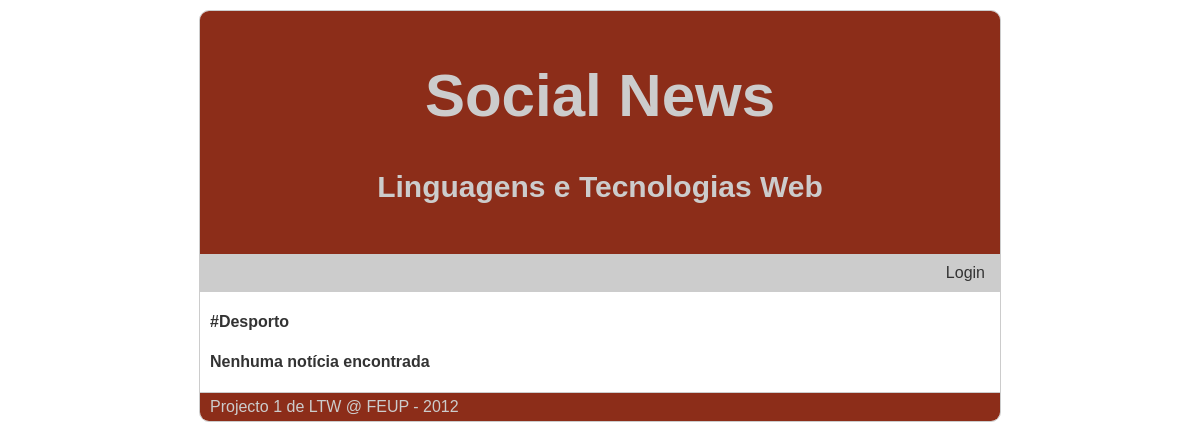
Page /?tag=Desporto on the earlier database version.
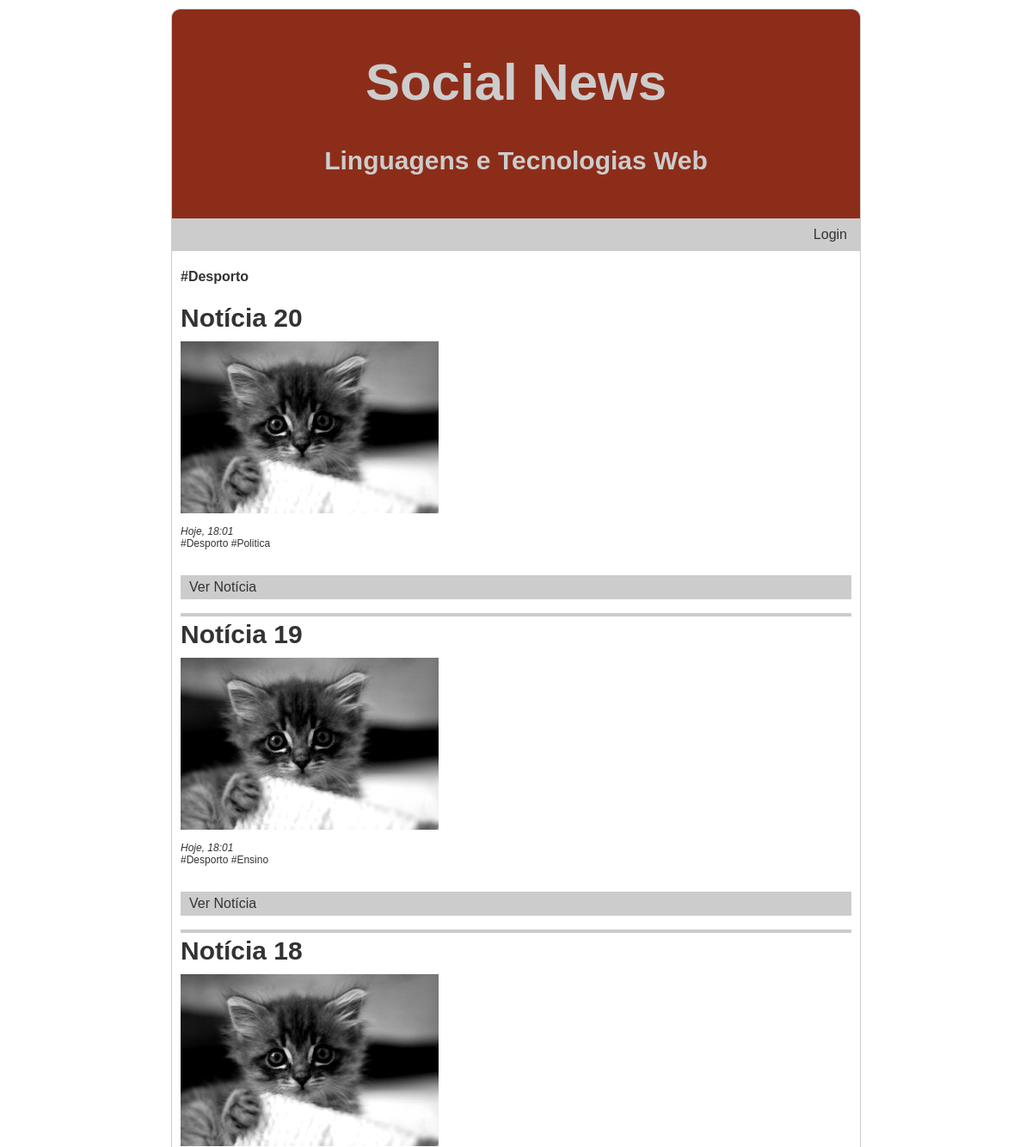
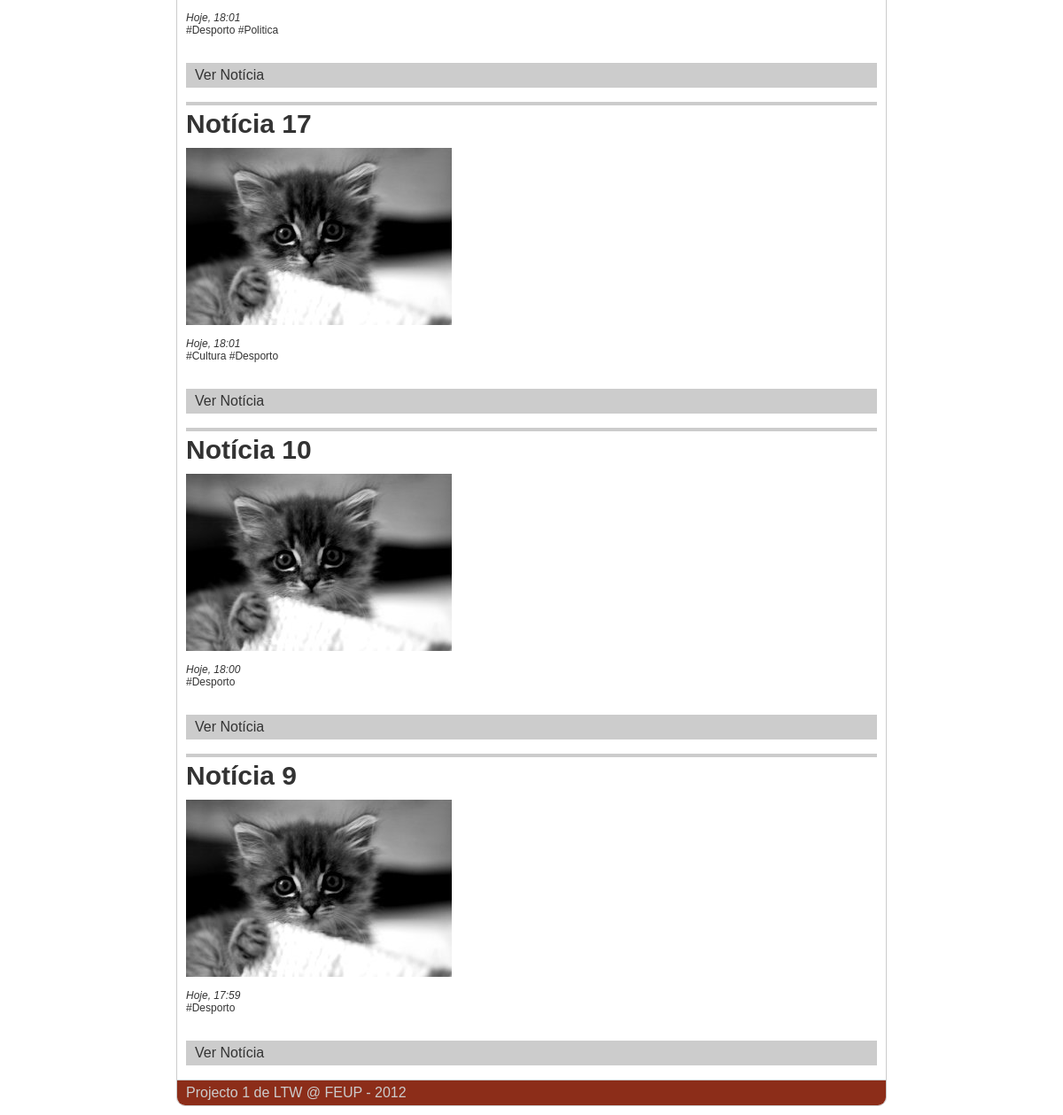
Same page on the later database version (2 pictures, top to bottom).
### tables this page shows
CREATE TABLE 'NEWS' (id integer primary key autoincrement, title text, date text, text text, posted_by text);

### db/news_query.php (called while the page is built)
<?php
	require_once 'db/db.php';
	if(isset($id) && !empty($id))
		$sql = 'SELECT id, title, date, text, posted_by, tagname FROM news LEFT JOIN tag ON news.id=tag.news_id where id='.$id;
	elseif(isset($tag) && !empty($tag))
		$sql = 'SELECT id, title, date, tagname FROM news LEFT JOIN tag ON news.id=tag.news_id where news.id in (select news_id from tag where tagname=\''.$tag.'\') ORDER BY id DESC';
	else
		$sql = 'SELECT id, title, date, tagname FROM news LEFT JOIN tag ON news.id=tag.news_id where news.id in (select id from news order by id desc limit 10 '.$offset.') ORDER BY id DESC';
	$stmt = $db->query($sql);
	if(!stmt)
	{
		$error=$db->errorInfo();
		echo "Erro: " . $error[2];
	}
	else
		$news = $stmt->fetchAll();
?>

### index.php (the view, shortened to what this page needs)
<?php
	$id = (int)$_GET['id'];
	$tag = $_GET['tag'];
	$p = $_GET['p'];
	$offset = "offset ".$p*10;
	require_once 'db/news_query.php';
?>
<!DOCTYPE html>
<html>
	<head>
		<link rel="stylesheet" href="common/style.css">
	</head>
	<body>
		<div id="cabecalho">
<?	if(!empty($id) || !empty($tag) || $p!=0)
		echo "<a href=\"./\"><h1>Social News</h1></a>";
	else
		echo "<h1>Social News</h1>";?>
			<h2>Linguagens e Tecnologias Web</h2>
		</div>
		<div id="menu">
			<ul>
<?
	if(isset($_SESSION['user_type']))
	{
		if($_SESSION['user_type']>0)
		{
			echo "<li><a href=\"nova_noticia.php\">Inserir notícia</a></li>";
		}
		if($_SESSION['user_type']==2)
		{
			echo "<li><a href=\"procurar_utilizador.php\">Gerir utilizadores</a></li>"
			."<li><a href=\"obter_noticias.php\">Obter notícias</a></li>";
		}
		echo "<li><a href=\"editar_perfil_utilizador.php?id=".$_SESSION['user_id']."\">Editar perfil</a></li>";
	}
	else
	{
		echo "<li></li>";
	}
?>
			</ul>
			<ul class="login"><?
				if(isset($_SESSION['user_type']))
					echo "<li><a href=\"logout.php\">Logout</a></li>";
				else
					echo "<li><a href=\"login.php\">Login</a></li>";?>
			</ul>
		</div>
		<div id="conteudo">
<?
	if(!empty($tag))
 		echo "<h4>#".$tag."</h4>";
	if(count($news)==0)
		echo "<h4>Nenhuma notícia encontrada</h4>";
	else {
		foreach($news as $i=>$row) {
			if($row['id']==$news[$i-1]['id'])
				echo " <a href=\"./?tag=".$row['tagname']."\">#".$row['tagname']."</a>";
			else
			{
				if(empty($id))
					echo "<div class=\"noticia\">
						<h3><a href=\"?id=".$row['id']."\">".$row['title']."</a></h3>
						<a href=\"?id=".$row['id']."\"><img src=\"common/placeholder.jpg\" alt=\"300x200\"></a>
						<div class=\"newsdetails\">
							<br />";
					if(date('dmY') == date('dmY', $row['date']))
					  echo "Hoje, ".date('H:i', $row['date']);
					elseif(date('dmY', time()-86400) == date('dmY', $row['date']))
					  echo "Ontem, ".date('H:i', $row['date']);
					else
					  echo date('d/m/Y, H:i', $row['date']);
					if($row['tagname']!="")
					  echo "</div><div class=\"newstags\"><a href=\"./?tag=".$row['tagname']."\">#".$row['tagname']."</a>";
			}
			if($row['id']!=$news[$i+1]['id']) {
				echo   "</div>
					<ul>";
				if(!empty($id))
					echo "<li><a href=./>Ver Todas</a></li>";
				else
					echo "<li><a href=\"?id=".$row['id']."\">Ver Notícia</a></li>";
				echo "</ul>
					</div>";
			}
		}
	}?>
		</div>
		<div id="rodape" style="clear:both;">
			<p>Projecto 1 de LTW @ FEUP - 2012</p>
		</div>
	</body>
</html>

### common/style.css (style rules this page uses)
html { overflow-y: scroll; }
body { font-family: Century Gothic, sans-serif; margin: 10px auto; width: 800px; color: #333333; border:1px solid #ccc; background-color:white; border-radius:10px; }
div#cabecalho { text-align:center; padding:50px 20px; background-color:#8C2D19; color:#ccc; border-radius:9px 9px 0 0; }
div#menu { background-color:#ccc; padding:10px; }
a { color: #333333; text-decoration:none; }
div#cabecalho h1 { margin-top: 0; font-size:60px; }
div#cabecalho a { color:#ccc; text-decoration:none; }
div#cabecalho h2 { margin-bottom: 0; font-size:30px; }
div#menu ul { padding-left:0; margin:0; display:inline; }
div#menu li { display:inline; border-right:solid; border-width:2px; border-color:white; padding:0px 5px; }
div#menu li:last-child { border-right:none; }
div#menu ul.login { float:right; }
div#conteudo { margin:0; margin-top:10px; padding:0 10px; }
div#conteudo h3 { margin:0; margin-bottom:10px; font-size:30px; }
div.noticia { margin-top:4px; border-bottom:4px solid #ccc; }
div.noticia:last-child { border-bottom:none; }
div.noticia img { float:left; margin-right:10px; }
div#rodape { border-top:1px solid #ccc; margin:0; padding:5px 0; border-radius:0 0 9px 9px; background-color:#8C2D19; color:#ccc; }
div#rodape p { margin:0 10px; }
div.noticia ul { margin-top:30px; padding-left:0; background-color:#ccc; padding:5px; }
div.noticia li { display:inline; border-right:solid; border-width:2px; border-color:white; padding:0px 5px; }
div.noticia li:last-child { border-right:none; }
div.noticia h3 { color: }
div.newsdetails { clear:both; font-size:12px; font-style:italic; }
div.newstags { font-size:12px; }

Differences in the rows shown:
added news: title "Notícia 20", date "18:01", tagname "Desporto", tagname "Politica"
added news: title "Notícia 19", date "18:01", tagname "Desporto", tagname "Ensino"
added news: title "Notícia 18", date "18:01", tagname "Desporto", tagname "Politica"
added news: title "Notícia 17", date "18:01", tagname "Cultura", tagname "Desporto"
added news: title "Notícia 10", date "18:00", tagname "Desporto"
added news: title "Notícia 9", date "17:59", tagname "Desporto"
Other differences:
text no longer shown: "Nenhuma notícia encontrada"
